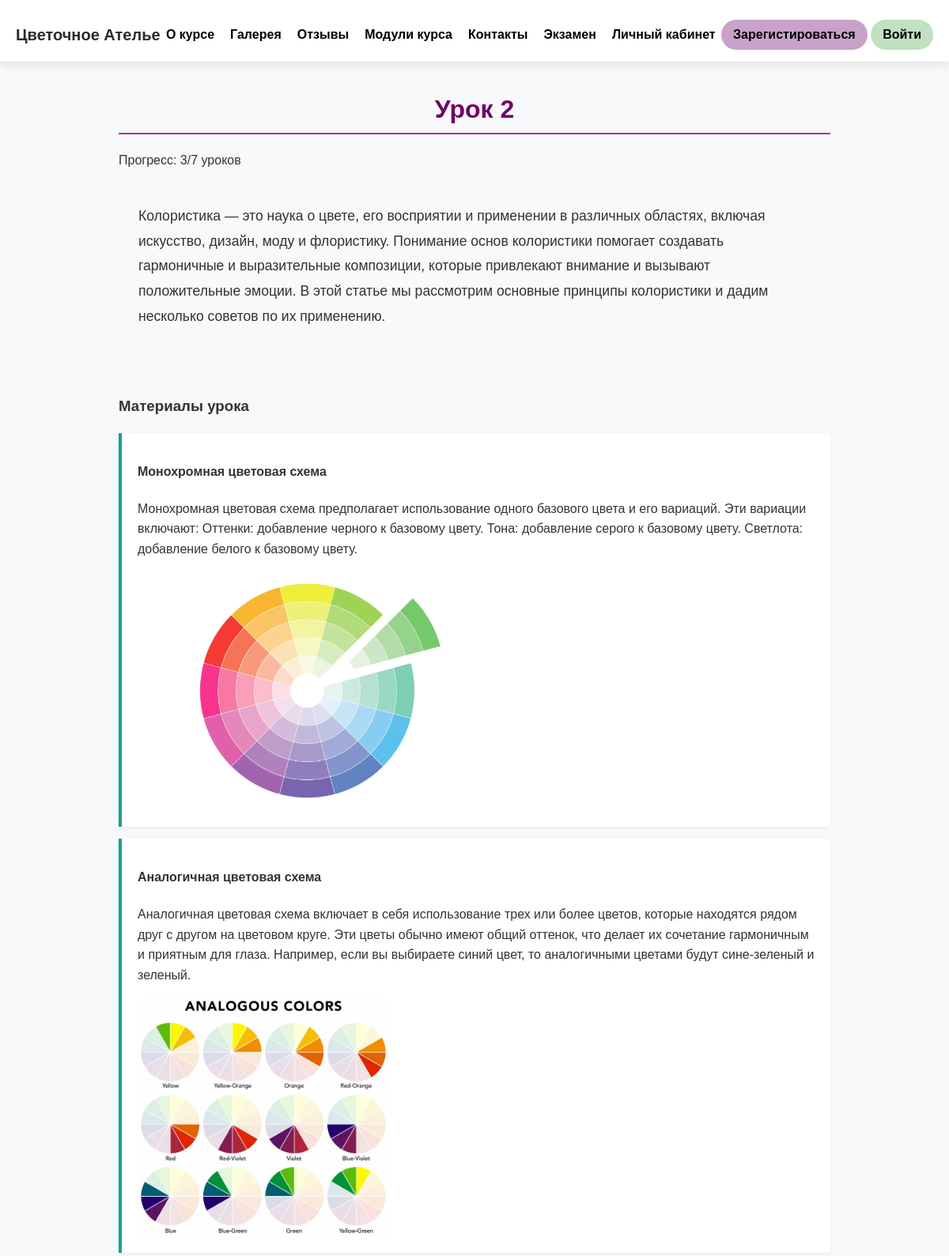
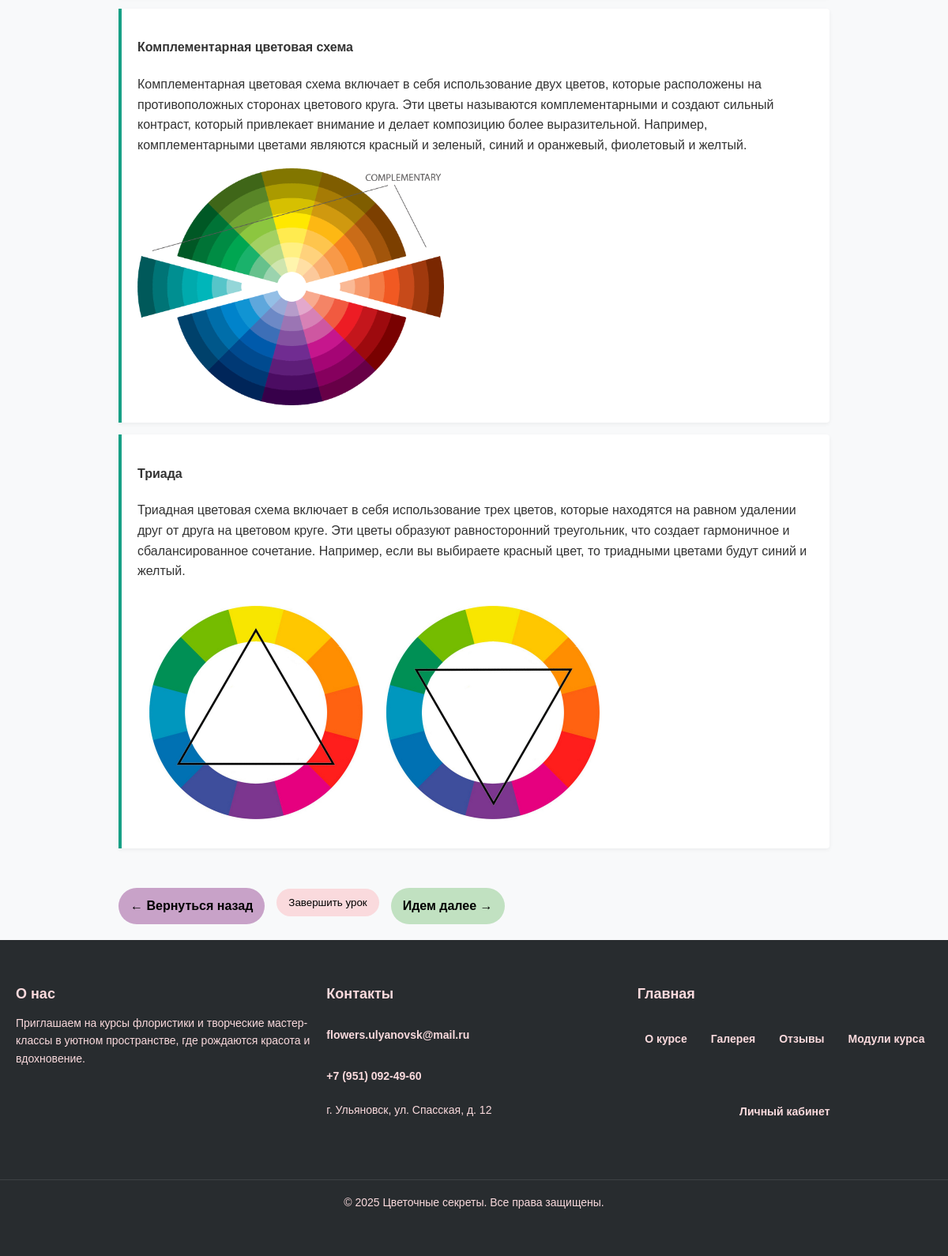
Page /courses/lesson/2/ (signed in) on the earlier database version (2 pictures, top to bottom).
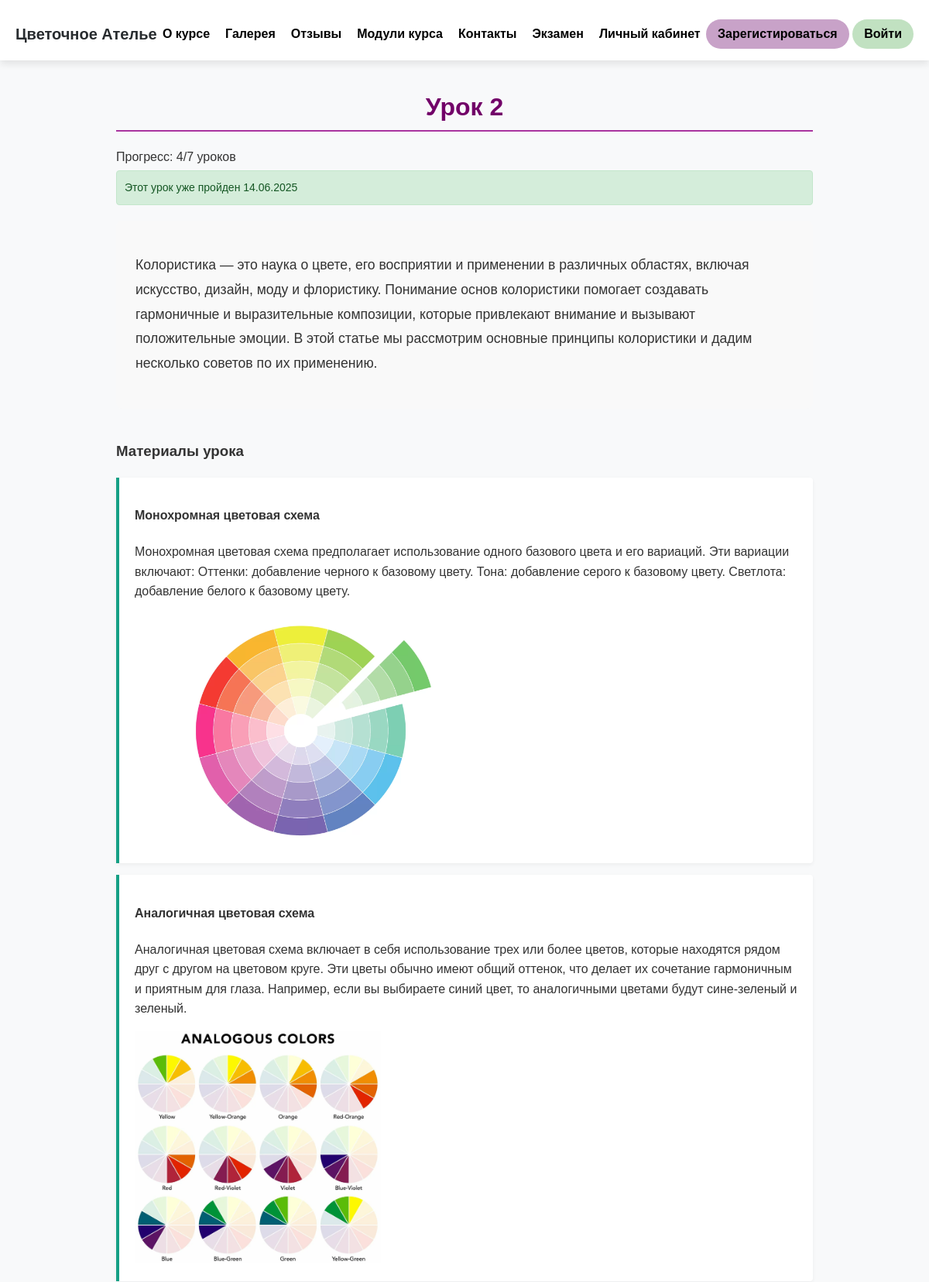
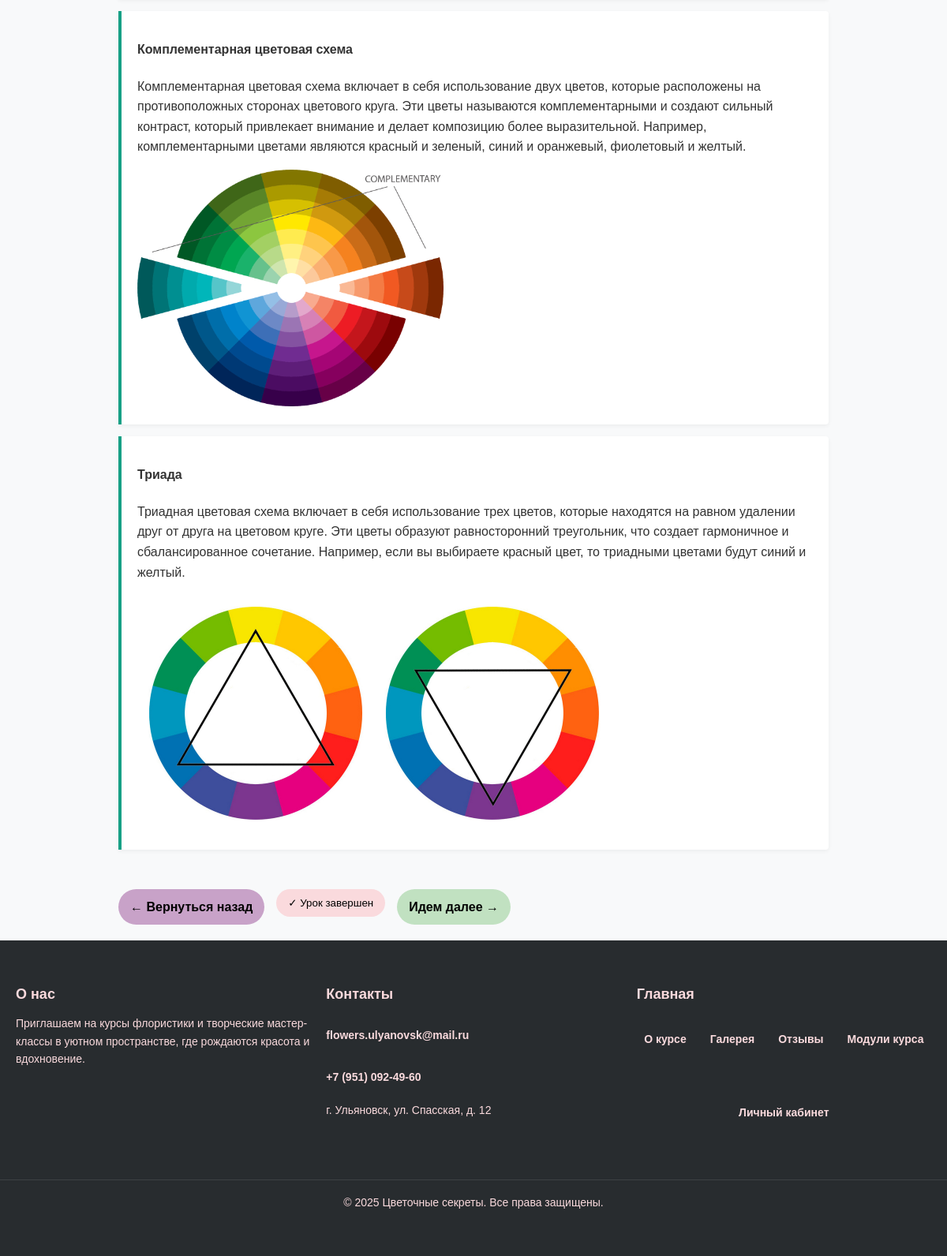
Same page on the later database version (2 pictures, top to bottom).
### courses/models.py (models this page shows, shortened)
class Lesson(models.Model):
    module = models.ForeignKey(Module, on_delete=models.CASCADE)
    title = models.CharField(max_length=100)
    video_file = models.FileField("Видео", upload_to='video/', blank=True, null=True)
    image = models.ImageField(upload_to="lessons/", blank=True, null=True)
    content = models.TextField()
    next_lesson = models.ForeignKey('self', on_delete=models.SET_NULL,
                                  blank=True, null=True,
                                  related_name='previous_lessons')
    class Meta:
        verbose_name = 'Урок'
        verbose_name_plural = 'Уроки'

class Material(models.Model):
    lesson = models.ForeignKey(Lesson, on_delete=models.CASCADE, related_name='materials')
    title = models.CharField("Название материала", max_length=255)
    description = models.TextField("Описание")
    image = models.ImageField("Изображение", upload_to='media/lessons/', null=True, blank=True)
    order = models.PositiveIntegerField(default=0)
    class Meta:
        ordering = ['order']
        verbose_name = 'Материал'
        verbose_name_plural = 'Материалы'

### users/models.py (models this page shows)
class UserProgress(models.Model):
    user = models.ForeignKey(User, on_delete=models.CASCADE, related_name='completed_lessons')
    lesson = models.ForeignKey(Lesson, on_delete=models.CASCADE)
    completed = models.BooleanField(default=False)
    completed_at = models.DateTimeField(null=True, blank=True)
    class Meta:
        unique_together = ('user', 'lesson')
        verbose_name_plural = 'User Progress'

### courses/views.py (the view)
# urls.py: path('lesson/<int:pk>/', views.lesson_detail, name='lesson_detail'),
def lesson_detail(request, pk):  # Используем pk вместо lesson_id
    lesson = get_object_or_404(Lesson, pk=pk)
    progress = None
    is_completed = False
    completed_at = None
    if request.user.is_authenticated:
        try:
            user_progress = UserProgress.objects.get(user=request.user, lesson=lesson)
            is_completed = user_progress.completed
            completed_at = user_progress.completed_at
        except UserProgress.DoesNotExist:
            pass
        completed_count = UserProgress.objects.filter(user=request.user, completed=True).count()
        total_count = Lesson.objects.count()
        progress = {
            'completed_count': completed_count,
            'total_count': total_count,
            'percent': int((completed_count / total_count) * 100) if total_count > 0 else 0
        }
    return render(request, 'courses/lesson_detail.html', {
        'lesson': lesson,
        'progress': progress,
        'is_completed': is_completed,
        'completed_at': completed_at
    })

### courses/templates/courses/lesson_detail.html (shortened to what this page needs)
{% extends "base.html" %}
{% load static %}
{% block css_modules %}
<link rel="stylesheet" href="{% static 'deps/css/modules.css' %}">
{% endblock %}
{% block lesson %}
<div class="lesson-container">
    <div class="lesson-header">
        <h1>{{ lesson.title }}</h1>
        {% if progress %}
        <div class="lesson-progress">
            <span>Прогресс: {{ progress.completed_count }}/{{ progress.total_count }} уроков</span>
        </div>
        {% endif %}
    </div>
    {% if is_completed %}
    <div class="alert alert-success">
        Этот урок уже пройден {{ completed_at|date:"d.m.Y" }}
    </div>
    {% endif %}
    <div class="lesson-content">
        {{ lesson.content|linebreaks }}
    </div>
    {% if lesson.materials.all %}
    <div class="materials-section">
        <h3>Материалы урока</h3>
        {% for material in lesson.materials.all %}
        <div class="material-card">
            <h4>{{ material.title }}</h4>
            <p>{{ material.description }}</p>
            {% if material.image %}
                <img src="{{ material.image.url }}" alt="{{ material.title }}" class="img-fluid" height="300px">
            {% endif %}
        </div>
        {% endfor %}
    </div>
    {% endif %}
    <div class="lesson-navigation">
        <div class="nav-buttons">
            {% if lesson.previous_lessons.first %}
                <a href="{% url 'lesson_detail' pk=lesson.previous_lessons.first.pk %}" class="btn btn-purple">
                    ← Вернуться назад
                </a>
            {% else %}
                <a href="{% url 'module_list' %}" class="btn btn-purple">
                    ← Вернуться к каталогу
                </a>
            {% endif %}
            <form action="{% url 'complete_lesson' lesson.pk %}" method="post">
                <button type="submit" class="btn btn-beige" {% if is_completed %}disabled{% endif %}>
                    {% if is_completed %}
                        ✓ Урок завершен
                    {% else %}
                        Завершить урок
                    {% endif %}
                </button>
            </form>
            {% if lesson.next_lesson %}
                <a href="{% url 'lesson_detail' pk=lesson.next_lesson.pk %}" class="btn btn-green">
                    Идем далее →
                </a>
            {% else %}
                <a href="{% url 'users:exam' %}" class="btn btn-purple" disabled>
                    Это последний урок
                </a>
            {% endif %}
        </div>
    </div>
</div>
{% endblock %}

### templates/base.html (shortened to what this page needs)
{% load static %}
<!DOCTYPE html>
<html lang="ru">
<head>
    {% block css_modules %} {% endblock %}
    <link rel="stylesheet" href="{% static 'deps/css/button.css' %}">
    <link rel="stylesheet" href="{% static 'deps/css/footer.css' %}">
    <link rel="stylesheet" href="{% static 'deps/css/style.css' %}">
    <link rel="stylesheet" href="{% static 'deps/css/form.css' %}">
    <link rel="stylesheet" href="{% static 'deps/css/user.css' %}">
    <link rel="stylesheet" href="{% static 'deps/css/contacts.css' %}">
</head>
<body>
    <header>
        <nav>
            <div class="logo"><a href="{% url 'main:index' %}">Цветочное Ателье</a></div>
            <ul class="menu" id="menu">
                <li><a href="{% url 'main:about' %}">О курсе</a></li>
                <li><a href="{% url 'main:gallery' %}">Галерея</a></li>
                <li><a href="{% url 'main:reviews' %}">Отзывы</a></li>
                <li><a href="{% url 'module_list' %}">Модули курса</a></li>
                <li><a href="{% url 'main:contacts' %}">Контакты</a></li>
                <li><a href="{% url 'users:exam' %}">Экзамен</a></li>
                <li><a href="{% url 'users:login' %}">Личный кабинет</a></li>
            </ul>
            <div class="buttons">
                <a href="{% url 'users:signup' %}" class="btn btn-purple">Зарегистироваться</a>
                <a href="{% url 'users:login' %}" class="btn btn-green">Войти</a>
            </div>
        </nav>
    </header>
    <main>
        {%block lesson%}{% endblock%}
    <footer class="footer">
        <div class="footer-container">
            <div class="footer-section">
                <h3>О нас</h3>
                <p>Приглашаем на курсы флористики и творческие мастер-классы в уютном пространстве, где рождаются красота и вдохновение.</p>
            </div>
            <div class="footer-section">
                <h3>Контакты</h3>
                <ul>
                    <li><a href="mailto:info@flowers.com">flowers.ulyanovsk@mail.ru</a></li>
                    <li><a href="tel:+1234567890">+7 (951) 092-49-60</a></li>
                    <li>г. Ульяновск, ул. Спасская, д. 12</li>
                </ul>
            </div>
            <div class="footer-section">
                <h3>Главная</h3>
                <ul class="social-links">
                    <li><a href="{%url "main:about" %}">О курсе</a></li>
                    <li><a href="{%url "main:gallery" %}">Галерея</a></li>
                    <li><a href="{%url "main:reviews" %}">Отзывы</a></li>
                    <li><a href="#">Модули курса</a></li>
                    <li><a href="{%url "users:login" %}">Личный кабинет</a></li>
                </ul>
            </div>
        </div>
        <div class="footer-bottom">
            <p>&copy; 2025 Цветочные секреты. Все права защищены.</p>
        </div>
    </footer>
    </main>
</body>
</html>

### static/deps/css/modules.css (style rules this page uses)
.lesson-container { max-width: 900px; margin: 0 auto; padding: 20px; font-family: Arial, sans-serif; line-height: 1.6; color: #333; }
.lesson-header h1 { color: #720068; border-bottom: 2px solid #a9349f; padding-bottom: 10px; margin-bottom: 20px; }
.lesson-content { font-size: 1.1rem; line-height: 1.8; background-color: #f9f9f9; padding: 25px; border-radius: 8px; margin-bottom: 30px; }
.materials-section { margin: 40px 0; }
.material-card { background-color: white; border-left: 4px solid #16a085; padding: 15px 20px; margin-bottom: 15px; border-radius: 0 4px 4px 0; box-shadow: 0 2px 5px rgba(0,0,0,0.05); transition: transform 0.2s, box-shadow 0.2s; }
.lesson-navigation { display: flex; justify-content: space-between; align-items: center; margin-top: 30px; gap: 15px; }
.nav-buttons { display: flex; align-items: center; gap: 15px; flex-wrap: wrap; }
.lesson-progress { margin-top: 10px; width: 100%; }
.alert-success { background-color: #d4edda; color: #155724; padding: 10px 15px; border-radius: 4px; margin-bottom: 20px; border: 1px solid #c3e6cb; }

### static/deps/css/button.css (style rules this page uses)
.btn { border: none; border-radius: 122px; color: black; text-decoration: none; text-align: center; padding: 10px 15px; }
.btn-green { background-color: #C1E1C1; }
.btn-purple { background-color:#C8A2C8 ; }
.btn-beige { background-color: #FADADD; }

### static/deps/css/footer.css (style rules this page uses)
.footer { background-color: #282C2F; color: #FADADD; padding: 40px 0; font-family: Arial, sans-serif; }
.footer-container { display: flex; justify-content: space-between; max-width: 1200px; margin: 0 auto; padding: 0 20px; flex-wrap: wrap; gap: 20px; }
.footer-section { flex: 1 1 250px; min-width: 200px; margin-bottom: 20px; }
.footer-section h3 { font-size: 18px; margin-bottom: 15px; color: #FADADD; }
.footer-section p, .footer-section ul { font-size: 14px; line-height: 1.6; }
.footer-section ul { list-style: none; padding: 0; }
.footer-section ul li { margin-bottom: 10px; }
.footer-section ul li a { color: #FADADD; text-decoration: none; }
.social-links li a { display: inline-block; padding: 5px 0; }
.footer-bottom { text-align: center; padding: 20px 0; border-top: 1px solid rgba(255, 255, 255, 0.1); margin-top: 20px; }
.footer-bottom p { margin: 0; font-size: 14px; }

### static/deps/css/style.css (style rules this page uses)
body { margin: 0; padding: 0; font-family: 'MyFont', -apple-system, BlinkMacSystemFont, sans-serif; }
h1 { text-align: center; color: #282C2F; line-height: 1.2; text-transform: none; font-size: 2 em; font-weight: bold; }
ul { list-style-type: none; }
li { padding: 5px 0; }
a { display: inline-block; margin-top: 10px; color: #282C2F; text-decoration: none; font-weight: bold; }
header { background: white; padding: 15px 0; box-shadow: 0px 4px 10px rgba(0, 0, 0, 0.1); }
nav { display: flex; justify-content: space-between; align-items: center; max-width: 1200px; margin: auto; padding: 0 20px; }
.logo { font-size: 20px; font-weight: bold; }
.menu { list-style: none; display: flex; gap: 20px; padding: 0; margin: 0; }
.menu li { display: inline; }
.menu a { text-decoration: none; color: black; }

### static/deps/css/user.css (style rules this page uses)
:root { --primary-color: #2c3e50; --secondary-color: #f1c40f; --error-color: #e74c3c; --background-light: #f8f9fa; --text-dark: #333; --text-light: #666; --border-radius: 8px; --box-shadow: 0 2px 4px rgba(0, 0, 0, 0.1); }
body { font-family: 'Arial', sans-serif; margin: 0; padding: 0; background-color: var(--background-light); }
.alert { padding: 10px; margin-top: 5px; border-radius: 4px; font-size: 14px; }

### static/deps/css/contacts.css (style rules this page uses)
.social-links { display: flex; justify-content: center; gap: 30px; flex-wrap: wrap; }

Differences in the rows shown:
added UserProgress: completed_at "14.06.2025"
Other differences:
{{ progress.completed_count }}: "3" → "4"
text no longer shown: "Завершить урок"
text now shown: "Этот урок уже пройден ✓ Урок завершен"
